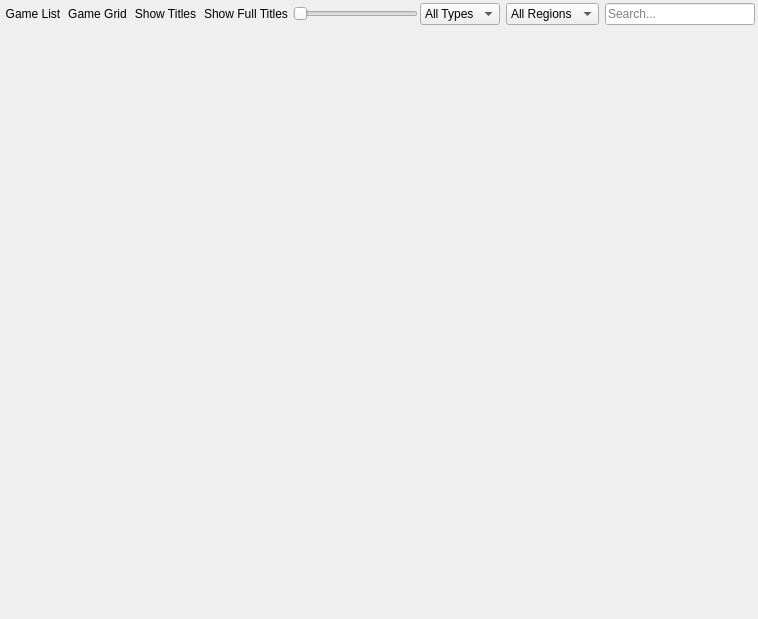
<?xml version="1.0" encoding="UTF-8"?>
<ui version="4.0">
 <class>GameListWidget</class>
 <widget class="QWidget" name="GameListWidget">
  <property name="geometry">
   <rect>
    <x>0</x>
    <y>0</y>
    <width>758</width>
    <height>619</height>
   </rect>
  </property>
  <layout class="QVBoxLayout" name="verticalLayout">
   <property name="spacing">
    <number>0</number>
   </property>
   <property name="leftMargin">
    <number>0</number>
   </property>
   <property name="topMargin">
    <number>0</number>
   </property>
   <property name="rightMargin">
    <number>0</number>
   </property>
   <property name="bottomMargin">
    <number>0</number>
   </property>
   <item>
    <layout class="QHBoxLayout" name="horizontalLayout_3">
     <property name="leftMargin">
      <number>3</number>
     </property>
     <property name="topMargin">
      <number>3</number>
     </property>
     <property name="rightMargin">
      <number>3</number>
     </property>
     <property name="bottomMargin">
      <number>3</number>
     </property>
     <item>
      <layout class="QHBoxLayout" name="horizontalLayout">
       <property name="spacing">
        <number>3</number>
       </property>
       <item>
        <widget class="QToolButton" name="viewGameList">
         <property name="minimumSize">
          <size>
           <width>32</width>
           <height>0</height>
          </size>
         </property>
         <property name="toolTip">
          <string>Game List</string>
         </property>
         <property name="text">
          <string>Game List</string>
         </property>
         <property name="icon">
          <iconset theme="list-check"/>
         </property>
         <property name="checkable">
          <bool>true</bool>
         </property>
         <property name="autoRaise">
          <bool>true</bool>
         </property>
        </widget>
       </item>
       <item>
        <widget class="QToolButton" name="viewGameGrid">
         <property name="minimumSize">
          <size>
           <width>32</width>
           <height>0</height>
          </size>
         </property>
         <property name="toolTip">
          <string>Game Grid</string>
         </property>
         <property name="text">
          <string>Game Grid</string>
         </property>
         <property name="icon">
          <iconset theme="function-line"/>
         </property>
         <property name="checkable">
          <bool>true</bool>
         </property>
         <property name="autoRaise">
          <bool>true</bool>
         </property>
        </widget>
       </item>
       <item>
        <widget class="QToolButton" name="viewGridTitles">
         <property name="minimumSize">
          <size>
           <width>32</width>
           <height>0</height>
          </size>
         </property>
         <property name="toolTip">
          <string>Show Titles</string>
         </property>
         <property name="text">
          <string>Show Titles</string>
         </property>
         <property name="icon">
          <iconset theme="price-tag-3-line"/>
         </property>
         <property name="checkable">
          <bool>true</bool>
         </property>
         <property name="autoRaise">
          <bool>true</bool>
         </property>
        </widget>
       </item>
       <item>
        <widget class="QToolButton" name="viewFullGridTitles">
         <property name="minimumSize">
          <size>
           <width>32</width>
           <height>0</height>
          </size>
         </property>
         <property name="toolTip">
          <string>Show Full Titles</string>
         </property>
         <property name="text">
          <string>Show Full Titles</string>
         </property>
         <property name="icon">
          <iconset theme="price-tag-2-line"/>
         </property>
         <property name="checkable">
          <bool>true</bool>
         </property>
         <property name="autoRaise">
          <bool>true</bool>
         </property>
        </widget>
       </item>
       <item>
        <widget class="QSlider" name="gridScale">
         <property name="minimumSize">
          <size>
           <width>125</width>
           <height>0</height>
          </size>
         </property>
         <property name="maximumSize">
          <size>
           <width>125</width>
           <height>16777215</height>
          </size>
         </property>
         <property name="minimum">
          <number>10</number>
         </property>
         <property name="maximum">
          <number>200</number>
         </property>
         <property name="orientation">
          <enum>Qt::Orientation::Horizontal</enum>
         </property>
        </widget>
       </item>
      </layout>
     </item>
     <item>
      <spacer name="horizontalSpacer">
       <property name="orientation">
        <enum>Qt::Orientation::Horizontal</enum>
       </property>
       <property name="sizeHint" stdset="0">
        <size>
         <width>40</width>
         <height>20</height>
        </size>
       </property>
      </spacer>
     </item>
     <item>
      <layout class="QHBoxLayout" name="horizontalLayout_2">
       <property name="spacing">
        <number>6</number>
       </property>
       <item>
        <widget class="QComboBox" name="filterType">
         <item>
          <property name="text">
           <string>All Types</string>
          </property>
          <property name="icon">
           <iconset theme="filter-line"/>
          </property>
         </item>
        </widget>
       </item>
       <item>
        <widget class="QComboBox" name="filterRegion">
         <item>
          <property name="text">
           <string>All Regions</string>
          </property>
          <property name="icon">
           <iconset theme="global-line"/>
          </property>
         </item>
        </widget>
       </item>
       <item>
        <widget class="QLineEdit" name="searchText">
         <property name="minimumSize">
          <size>
           <width>150</width>
           <height>0</height>
          </size>
         </property>
         <property name="placeholderText">
          <string>Search...</string>
         </property>
         <property name="clearButtonEnabled">
          <bool>true</bool>
         </property>
        </widget>
       </item>
      </layout>
     </item>
    </layout>
   </item>
   <item>
    <widget class="QStackedWidget" name="stack"/>
   </item>
  </layout>
 </widget>
 <tabstops>
  <tabstop>viewGameList</tabstop>
  <tabstop>viewGameGrid</tabstop>
  <tabstop>viewGridTitles</tabstop>
  <tabstop>viewFullGridTitles</tabstop>
  <tabstop>gridScale</tabstop>
  <tabstop>filterType</tabstop>
  <tabstop>filterRegion</tabstop>
  <tabstop>searchText</tabstop>
 </tabstops>
 <resources>
  <include location="../resources/resources.qrc"/>
 </resources>
 <connections/>
</ui>
